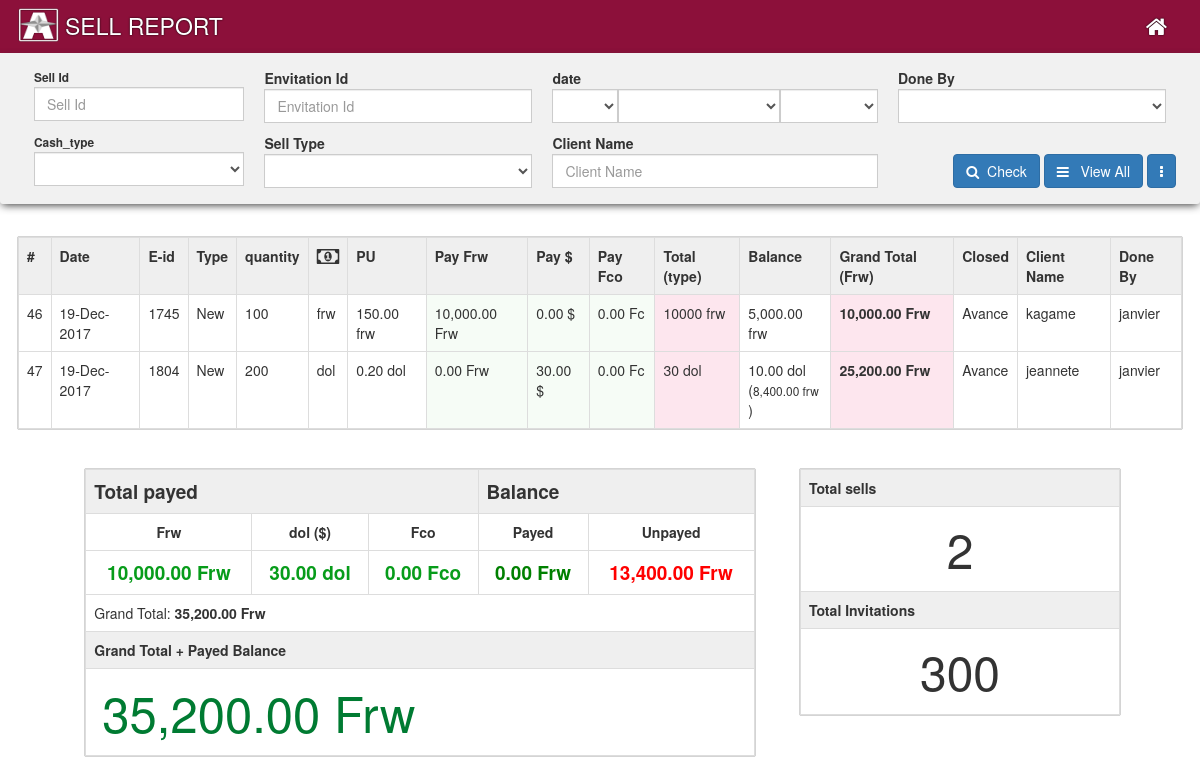
Screenshot of /sell_report.php (signed in) with the database file from the repository.
### tables this page shows
CREATE TABLE `selling_e` (
  `s_id` int(100) NOT NULL,
  `e_id` int(100) NOT NULL,
  `typ` varchar(22) NOT NULL,
  `date` varchar(40) NOT NULL,
  `quantity` int(11) NOT NULL,
  `client_name` varchar(200) NOT NULL,
  `done_by` int(11) NOT NULL,
  `print` varchar(3) NOT NULL,
  `design` int(10) NOT NULL,
  `maison_id` int(22) NOT NULL,
  `paym_typ` varchar(11) NOT NULL,
  `Cash_type` varchar(11) NOT NULL,
  `PU` float NOT NULL,
  `Rate_R` float NOT NULL,
  `Rate_Fc` float NOT NULL,
  `Pay_Fr` double NOT NULL,
  `Pay_Dol` double NOT NULL,
  `Pay_fc` double NOT NULL,
  `Price_total` double NOT NULL,
  `Price_total_Rw` double NOT NULL,
  `Total_Available` double NOT NULL,
  `Total_Available_Rw` double NOT NULL,
  `balance` varchar(40) NOT NULL,
  `comment` text NOT NULL,
  `dateTime` datetime NOT NULL DEFAULT CURRENT_TIMESTAMP,
  `bonus` int(10) NOT NULL,
  `static_balance` double NOT NULL
);

### app_data/php/local_data.php (called while the page is built, shortened)
<?php
$time        = time();
$this_month  = date('M', $time);
?>

### app_data/php/functions.php (called while the page is built, shortened)
<?php
function retrieve_data($value,$table,$tid,$id)
{
  global $mysqli;
  $result = $mysqli->query("SELECT `$value` FROM `$table` WHERE `$tid`='$id'");
  if($result->num_rows > 0){
   return $result->fetch_object()->$value;
 } else {
   return false;
 }
}
        function change_rate_receive_php($rw, $co, $from, $to, $amount) {
            if ($from == 'dol' && $to == 'fc') {
                return $amount * $co;
            } else if ($from == 'dol' && $to == 'rw') {
                return $amount * $rw;
            } else if ($from == 'fc' && $to == 'dol') {
                return $amount / $co;
            } else if ($from == 'fc' && $to == 'rw') {
                return ($amount / $co) * $rw;
            } else if ($from == 'rw' && $to == 'dol') {
                return $amount / $rw;
            } else if ($from == 'rw' && $to == 'fc') {
                return ($amount / $rw) * $co;
            }
        }
function CashToFrw($rateFrw, $rateFco, $cashType, $amount) {
  $outCash = 0;
  if ($cashType == 'fc') {
    $outCash = change_rate_receive_php($rateFrw, $rateFco, 'fc', 'rw', $amount);
  } else if ($cashType == 'dol') {
    $outCash = change_rate_receive_php($rateFrw, $rateFco, 'dol', 'rw', $amount);
  } else if ($cashType == 'frw') {
    $outCash = $amount;
  }
  return $outCash;
}
function money($money) {
  return number_format($money,2);
}
?>

### sell_report.php (the view, shortened to what this page needs)
<?php
include 'app_data/php/head_blank.php';
?>
<section class="hide-print">
<div class="head-tit-rep-div">
  SELL REPORT
  <a href="home.php" style="float: right;margin-right: 23px;text-decoration: none;color: #fff;"><b class="fa fa-home"></b></a>
</div>
<div class="report-controls">
 <section class="rowe">
   <form class="" action="sell_report.php" method="get">
   <section class="colmn small">
     <div class="form-group">
         <label for="">Sell Id</label>
         <input type="text" name="sell_id" class="form-control" value="" id="" placeholder="Sell Id">
     </div>
    </section>
   <section class="colmn">
     <div class="form-group">
         <label for="">Envitation Id</label>
         <input type="text" name="envt_id" class="form-control" value="" id="" placeholder="Envitation Id">
     </div>
    </section>
    <section class="colmn big">
      <div class="form-group">
          <label for="">date</label>
          <section>
          <select name="day" class="form-control" style="width:20%;float:left"> <option value=""></option> <?php for ($i=1; $i <=9 ; $i++) { echo "<option value='0$i'>0$i</option>"; } for ($i=10; $i <30 ; $i++) { echo "<option value='$i'>$i</option>"; } ?> </select>
          <select name="month" class="form-control" style="width:50%;float:left">
            <option value=""></option>
            <option value="Jan">January</option>
          </select>
          <select name="year" class="form-control" style="width:30%;float:left">
            <option value=""></option>
            <?php for ($i=2017; $i < 2030 ; $i++) { echo "<option value='$i'> $i </option>"; } ?>
          </select>
          </section>
      </div>
    </section>
    <section class="colmn">
      <div class="form-group">
      <label for=""> Done By</label>
      <select class="form-control" name="done_by">
          <option value=""></option>
          <?php
          $results_users = $mysqli->query("SELECT `user_id`,`username` FROM `users` WHERE `perm`='1'");
          if ($results_users->num_rows == NULL) {
          } else {
              while($rowe = $results_users->fetch_array()) {
                $user_id = $rowe["user_id"];
                $username = $rowe["username"];
                echo "<option value='$user_id'>$username</option>";
              }
          } ?>
      </select>
    </div>
     </section>
 </section>
 <section class="rowe">
   <section class="colmn small">
     <div class="form-group">
         <label for=""> Cash_type</label>
         <select class="form-control" name="Cash_type">
           <option value=""></option>
           <option value="Done">Done</option>
         </select>
     </div>
   </section>
   <section class="colmn">
     <div class="form-group">
         <label for="">Sell Type</label>
         <select class="form-control" name="s_type">
           <option value=""></option>
           <option value="New">new</option>
         </select>
     </div>
    </section>
   <section class="colmn big">
     <div class="form-group">
         <label for="">Client Name</label>
         <input type="text" name="Cname" class="form-control" value="" id="" placeholder="Client Name">
     </div>
    </section>
    <section class="colmn" style="padding: 26px 0px 0px 12px;text-align: right;">
      <button type="submit" class="btn btn-primary submit-butt" name="search"><b class="fa fa-search"></b>&nbsp; Check</button>
        <a href="sell_report.php?all_record" style="background: transparent;"> <button type="button" class="btn btn-primary" name="button"><b class="fa fa-navicon"></b> &nbsp; View All</button> </a>
        <button type="button" class="btn btn-primary print-sett-show" name=""> <b class="fa fa-ellipsis-v"></b> </button>
     </section>
 </section>
</div>
</section>
<?php
$date_q = '';
$env_q = '';
$done_q = '';
$sell_q = '';
$sType_q = '';
$Cname_q = '';
$Cash_type_q = '';
$total_quantity = 0;
$total_pay_frw = 0;
$total_pay_dol = 0;
$total_pay_fco = 0;
$Grand_total = 0;
$total_balance = 0;
@$cond_query ="$sell_q $date_q $env_q $done_q $sType_q $Cname_q $Cash_type_q";
if (isset($_GET['all_record'])) {
    $mainQuerySearch = "SELECT * FROM `selling_e`";
    $mainQuerySearch_BALANCE = "SELECT `Total_Available_Rw` FROM `balance_table` WHERE item = 'Invitation'";
} elseif (isset($_GET['search'])) {
  $mainQuerySearch = "SELECT * FROM `selling_e` WHERE `e_id`>'1' $cond_query ORDER BY `s_id` DESC";
  $mainQuerySearch_BALANCE = "SELECT `Total_Available_Rw` FROM `balance_table` WHERE item = 'Invitation' $cond_query";
} else {
  $mainQuerySearch = "SELECT * FROM `selling_e` WHERE `date` LIKE '%$this_month%' ORDER BY `s_id` ASC";
}
?>
  <table border="1" class="table table-bordered table-report">
    <tbody>
      <tr>
        <th> # </th>
        <th> Date </th>
        <th> E-id </th>
        <th style="width:10px;">Type</th>
        <th> quantity </th>
        <th> <b class="fa fa-money" style="font-size: 21px;" title="Payment Type"></b> </th>
        <th> PU </th>
        <th> Pay Frw </th>
        <th> Pay $ </th>
        <th> Pay Fco </th>
        <th> Total (type)</th>
        <th> Balance</th>
        <th> Grand Total (Frw)</th>
        <th> Closed </th>
        <th> Client Name </th> <th> Done By </th> </tr>
  <?php
  $results = $mysqli->query("$mainQuerySearch");
  if ($results->num_rows == NULL) {
?>
<div class="data-null bounceIn animated">
<h2 class="fa fa-warning"></h2>
<p>No Result Found!</p>
</div>
      <style> table { display: none; } </style>
      <?php
  } else {
      while($row = $results->fetch_array()) {
        @$s_id = $row["s_id"];
        @$e_id = $row["e_id"];
        @$done_by = $row["done_by"];
        @$typ = $row["typ"];
        @$date = $row["date"];
        @$quantity = $row["quantity"];
        @$client_name = $row["client_name"];
        @$paym_typ = $row["paym_typ"];
        @$Cash_type = $row["Cash_type"];
        @$PU = $row["PU"];
        @$Rate_Fc = $row["Rate_Fc"];
        @$Rate_R = $row["Rate_R"];
        @$Pay_Fr = $row["Pay_Fr"];
        @$Pay_Dol = $row["Pay_Dol"];
        @$Pay_fc = $row["Pay_fc"];
        @$balance = $row["balance"];
        $balanceFrw = CashToFrw($Rate_R, $Rate_Fc, $paym_typ, $balance);
        @$Total_Available = $row["Total_Available"];
        @$Total_Available_Rw = $row["Total_Available_Rw"];
  ?>
         <tr class="a" onclick="sellDetails(<?php echo @$s_id; ?>)">
           <td> <?php echo @$s_id; ?> </td>
           <td> <?php echo @$date; ?> </td>
           <td> <?php echo @$e_id; ?> </td>
           <td> <?php echo @$typ; ?> </td>
           <td> <?php echo @$quantity; ?> </td>
           <td> <?php echo @$paym_typ; ?> </td>
           <td> <?php echo @money($PU); ?> <?php echo @$paym_typ; ?> </td>
           <td class="pay-class"> <?php echo @money($Pay_Fr); ?> Frw</td>
           <td class="pay-class"> <?php echo @money($Pay_Dol); ?> $</td>
           <td class="pay-class"> <?php echo @money($Pay_fc); ?> Fc</td>
           <td class="total-class"> <?php echo @$Total_Available; ?> <?php echo @$paym_typ; ?></td>
           <td>
           <?php
              if ($paym_typ != 'frw') {
                echo @money($balance) .' '. $paym_typ .' <br>(<small>'. @money($balanceFrw) . ' frw </small>)';
              } else {
                echo @money($balance) . ' ' . $paym_typ;
              }
           ?></td>
           <td class="total-class"> <b><?php echo @money($Total_Available_Rw); ?> Frw</b></td>
           <td> <?php echo @$Cash_type; ?> </td>
           <td> <?php echo @$client_name; ?> </td>
           <td> <?php echo retrieve_data('username','users','user_id',$done_by); ?></td>
         </tr>
  <?php
  @$total_pay_frw   += $Pay_Fr;
  @$total_pay_dol   += $Pay_Dol;
  @$total_pay_fco   += $Pay_fc;
  @$Grand_total     += $Total_Available_Rw;
  @$total_balance   += $balanceFrw;
  @$total_quantity  += $quantity;
      }
  }
   ?>
  </tbody></table>
<br><br>
<?php
      $Total_Available_Rw_o_total = 0;
?>
<div class="row" style="    width: 90%;margin: auto;">
  <div class="col-md-8">
  <table border="1" class="table table-bordered table-report reportSummary">
    <tr class="BTitle">
      <th colspan="3">Total payed</th>
      <th colspan="2">Balance</th>
    </tr>
    <tr class="MTitle">
      <td> <b> Frw </b> </td>
      <td> <b> dol ($) </b> </td>
      <td> <b> Fco </b> </td>
      <td> <b> Payed </b> </td>
      <td> <b> Unpayed </b> </td>
    </tr>
    <tr class="CashTR">
      <td><?php echo @money($total_pay_frw); ?> Frw</td>
      <td><?php echo @money($total_pay_dol); ?> dol</td>
      <td><?php echo @money($total_pay_fco); ?> Fco</td>
      <td style="color:green;"><?php echo @money($Total_Available_Rw_o_total); ?> Frw</td>
      <td style="color:red;"><?php echo @money($total_balance); ?> Frw</td>
    </tr>
    <tr><td colspan="5"> Grand Total: <b><?php echo @money($Grand_total); ?> Frw</b></td></tr>
    <tr><th colspan="5"> Grand Total + Payed Balance</th></tr>
        <tr class="GandTotal">  <td colspan="5"><?php echo @money($Grand_total + $Total_Available_Rw_o_total); ?> Frw</td> </tr>
  </table>
  </div>
  <div class="col-md-4">
  <table border="1" class="table table-bordered table-report reportSummary">
  <tr><th> Total sells </th></tr>
  <tr class="Count"><td> <?php echo @$results->num_rows; ?> </td></tr>
  <tr><th> Total Invitations </th></tr>
  <tr class="Count"><td> <?php echo @$total_quantity; ?> </td></tr>
  </table>
  </div>
</div>
<br>
<?php include 'app_data/php/foater.php' ?>

### app_data/css/screen_style.css (style rules this page uses)
body { background-color: rgba(238, 239, 243, 0.36); }
.form-control { border-radius: 0px; }
table { background: #fff; box-shadow: 0px 0px 1px 0px #000; }
.table { margin-top: 12px; }
.table th { background: #efefef; }
label { font-weight: normal; }
.form-group label { font-weight: bold; }
.table-report { width: 97%; }
.reportSummary .BTitle th { font-size: 19px; }
.reportSummary .MTitle td { text-align: center; }
.reportSummary .CashTR td { font-size: 19px; text-align: center; font-weight: bold; color: #079c1a; }
.reportSummary .Count td { font-size: 48px; text-align: center; }
.reportSummary .GandTotal td { font-size: 49px; padding-left: 16px; color: #007b32; }

### app_data/css/print.css (style rules this page uses)
.hide-print { display: none; }
body { min-width: 100%; }
.col-md-8 { margin: 0px; padding: 0px; }
body, .main-containner { min-width: 100%; }
table { border-color: #000; border: 1px solid rgb(0, 0, 0); }
.contentsPrint, .col-xs-3, .containnerCov, .row, .covRow, .col { top: 0px; right: 0px; padding: 0px; margin: 0px; }
select { -webkit-appearance: none; }

### sell_report.php (style rules this page uses)
.pay-class { background: rgba(81, 192, 86, 0.05); }
.total-class { background: rgba(233, 30, 99, 0.11); }
.report-controls { width: 100%; background: #f1f1f1; margin: auto; margin: 18px 0px; margin: auto; margin-bottom: 33px; box-shadow: 0px 3px 8px -2px #333; padding: 10px 2% 11px 2%; border-radius: 3px; }
.report-controls .rowe .colmn { width: 25%; float: left; }
.form-group { padding: 5px 10px; margin: 0px; }
.report-controls .rowe .big { width: 30%; }
.report-controls .rowe .small { width: 20%; }
body { background: #fff; }
.form-control { display: block; width: 100%; }
label { margin-bottom: 1px; }
.table { width: 97%; margin: auto; }
.head-tit-rep-div { background-color: #8c103a; padding: 10px; padding-left: 65px; background-image: url(app_data/imgs/icns/small-logo.png); background-size: 41px 34px; background-repeat: no-repeat; background-position: 18px 8px; font-size: 23px; color: #fff; text-shadow: 0px 0px 2px #000; }

### rows the page displays
selling_e: s_id "46", date "19-Dec-2017", e "1745", typ "New", quantity "100", paym_typ "frw", PU "150.00", Pay_Fr "10,000.00", Pay_Dol "0.00", Pay_fc "0.00", Total_Available "10000", balance "5,000.00", Total_Available_Rw "10,000.00", Cash_type "Avance", client_name "kagame", done_by "janvier"
selling_e: s_id "47", date "19-Dec-2017", e "1804", typ "New", quantity "200", paym_typ "dol", PU "0.20", Pay_Fr "0.00", Pay_Dol "30.00", Pay_fc "0.00", Total_Available "30", balance "10.00", Rate_R+Rate_Fc+paym_typ "8,400.00", Total_Available_Rw "25,200.00", Cash_type "Avance", client_name "jeannete", done_by "janvier"
